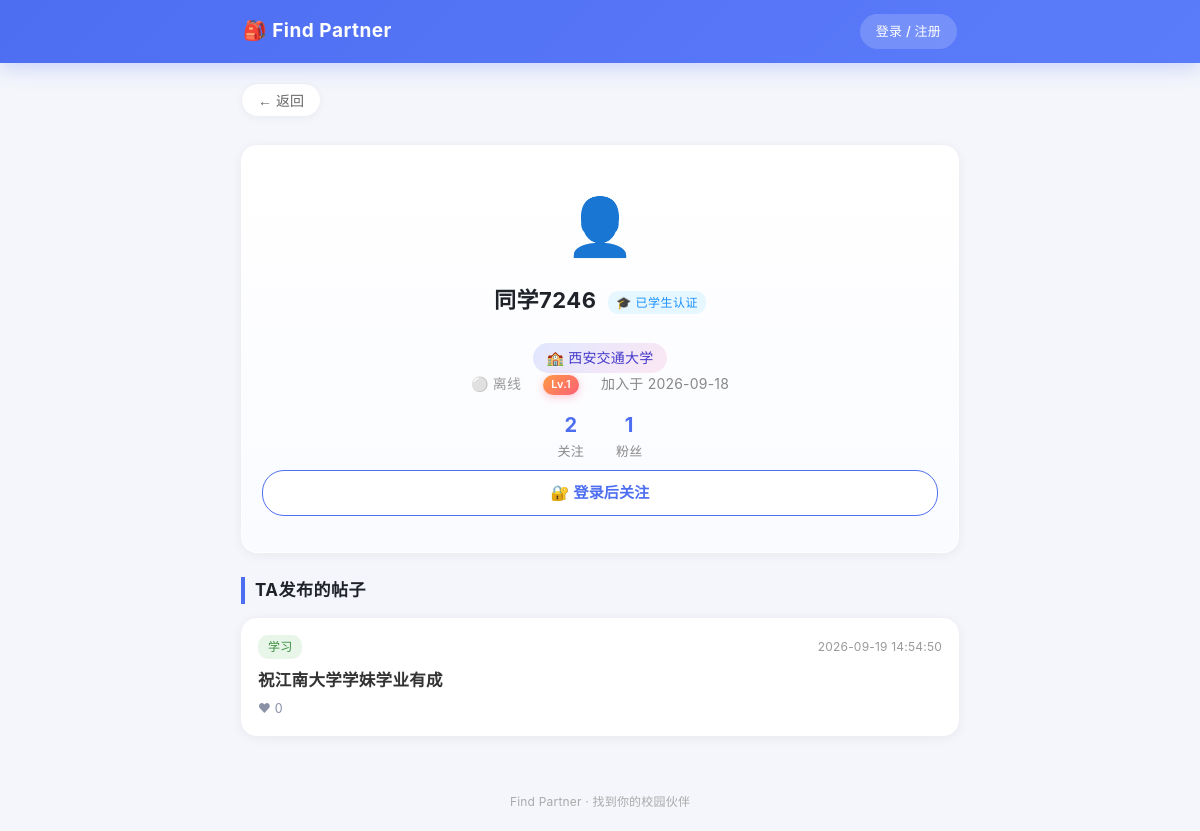
/user/2, run on the app's committed database.
### tables this page shows
CREATE TABLE users (
            id INTEGER PRIMARY KEY AUTOINCREMENT,
            phone TEXT UNIQUE NOT NULL,
            password_hash TEXT NOT NULL,
            nickname TEXT,
            create_time DATETIME DEFAULT CURRENT_TIMESTAMP
        , credit INTEGER DEFAULT 100, age INTEGER, gender TEXT, interests TEXT, bio TEXT, avatar TEXT, contact_public INTEGER DEFAULT 1, level INTEGER DEFAULT 1, exp INTEGER DEFAULT 0, student_verified INTEGER DEFAULT 0, school TEXT, student_id TEXT, real_name TEXT, last_active DATETIME, show_online INTEGER DEFAULT 1, show_school INTEGER DEFAULT 1);

CREATE TABLE posts (
            id INTEGER PRIMARY KEY AUTOINCREMENT,
            user_id INTEGER NOT NULL,
            title TEXT NOT NULL,
            category TEXT NOT NULL,
            content TEXT NOT NULL,
            contact TEXT NOT NULL,
            create_time DATETIME DEFAULT CURRENT_TIMESTAMP,
            status TINYINT DEFAULT 1,
            FOREIGN KEY (user_id) REFERENCES users(id)
        );

### app.py (the view, shortened to what this page needs)
@app.route('/user/<int:user_id>')
def user_home(user_id):
    conn = get_conn()
    c = conn.cursor()
    user = c.execute('''SELECT id, nickname, age, gender, interests, bio, credit, avatar, level, exp, create_time,
                               student_verified, school, show_online, show_school, last_active
                        FROM users WHERE id = ?''', (user_id,)).fetchone()
    if not user:
        conn.close()
        return '用户不存在'
    posts = c.execute('''
        SELECT p.id, p.title, p.category, p.create_time,
               (SELECT COUNT(*) FROM likes l WHERE l.post_id = p.id) AS like_count
        FROM posts p
        WHERE p.user_id = ? AND p.status = 1
        ORDER BY p.create_time DESC
    ''', (user_id,)).fetchall()
    following_count = c.execute('SELECT COUNT(*) AS n FROM follows WHERE follower_id = ?',
                                (user_id,)).fetchone()['n']
    fan_count = c.execute('SELECT COUNT(*) AS n FROM follows WHERE following_id = ?',
                          (user_id,)).fetchone()['n']
    is_blocked = is_following = is_mutual = False
    online_now = bool(user['show_online']) and is_online(user['last_active'])
    conn.close()
    interests = parse_interests(user['interests'] or '')
    return render_template('user.html', user=user, posts=posts,
                           interests=interests, is_blocked=is_blocked,
                           is_following=is_following, is_mutual=is_mutual,
                           online_now=online_now,
                           following_count=following_count, fan_count=fan_count,
                           is_self=(session.get('user_id') == user_id))

### app.py (called while the page is built, shortened)
def get_conn():
    conn = sqlite3.connect(DB_PATH)
    conn.row_factory = sqlite3.Row
    return conn

def parse_interests(interests_raw):
    tags = [t.strip() for t in interests_raw.replace('，', ',').split(',') if t.strip()]
    return list(dict.fromkeys(tags))

@app.before_request
def update_last_active():
    if 'user_id' in session:
        try:
            conn = get_conn()
            conn.execute('UPDATE users SET last_active = CURRENT_TIMESTAMP WHERE id = ?',
                         (session['user_id'],))
            conn.commit()
            conn.close()
        except Exception:
            pass

@app.context_processor
def inject_global_vars():
    chat_unread = 0
    return {
        'logged_in': 'user_id' in session,
        'nickname': session.get('nickname', ''),
        'avatar': session.get('avatar', ''),
        'chat_unread': chat_unread,
    }

### templates/user.html (shortened to what this page needs)
{% extends "base.html" %}
{% block content %}
<div class="profile-container">
    <div class="profile-card">
        {% if user.avatar %}
        <img src="{{ user.avatar }}" class="big-avatar center" alt="头像">
        {% else %}
        <div class="avatar">👤</div>
        {% endif %}
        <h2 class="profile-name">{{ user.nickname }}
            {% if user.student_verified %}<span class="verified-tag">🎓 已学生认证</span>{% endif %}
        </h2>
        {% if user.student_verified and user.school %}
            {% if is_self or user.show_school %}
            <div class="profile-school">🏫 {{ user.school }}</div>
            {% endif %}
        {% endif %}
        <div class="profile-detail">
            {% if online_now %}<span class="online-text">🟢 在线</span>{% else %}<span class="offline-text">⚪ 离线</span>{% endif %}
            <span><span class="level-badge">Lv.{{ user.level }}</span></span>
            <span>加入于 {{ user.create_time[:10] }}</span>
        </div>
        <div class="tieba-stats">
            <a href="/friends?tab=following" class="tieba-stat">
                <span class="tieba-stat-num">{{ following_count }}</span>
                <span class="tieba-stat-label">关注</span>
            </a>
            <a href="/friends?tab=fans" class="tieba-stat">
                <span class="tieba-stat-num">{{ fan_count }}</span>
                <span class="tieba-stat-label">粉丝</span>
            </a>
        </div>
        {% if logged_in and not is_self %}
            <button class="tieba-follow-btn big {{ 'followed' if is_following else '' }}"
                    id="user-follow-btn" onclick="toggleFollow()">
                {{ '已关注' if is_following else '+ 关注TA' }}
            </button>
            {% if is_blocked %}
            <form method="POST" action="/user/{{ user.id }}/unblock">
                <button type="submit" class="btn-secondary btn-logout">解除拉黑</button>
            </form>
            {% else %}
            <form method="POST" action="/user/{{ user.id }}/block"
                  onsubmit="return confirm('确定拉黑该用户？首页将不再显示TA的帖子，TA也不能评论你的帖子');">
                <button type="submit" class="btn-secondary btn-logout">拉黑</button>
            </form>
            {% endif %}
            {% if is_mutual %}
            <a href="/chat/{{ user.id }}" class="btn-primary btn-sm">💬 发消息</a>
            {% endif %}
        {% elif not logged_in %}
            <a href="/login?next=/user/{{ user.id }}" class="tieba-follow-btn big">🔐 登录后关注</a>
        {% endif %}
    </div>
    <h3 class="section-title">TA发布的帖子</h3>
    <div class="post-list">
        {% if posts %}
            {% for post in posts %}
            <a href="/post/{{ post.id }}" class="post-card">
                <div class="post-header">
                    <span class="post-category cat-{{ post.category }}">{{ post.category }}</span>
                    <span class="post-time">{{ post.create_time }}</span>
                </div>
                <h3 class="post-title">{{ post.title }}</h3>
                <div class="post-author">❤ {{ post.like_count }}</div>
            </a>
            {% endfor %}
        {% else %}
        <div class="empty-state"><p>TA还没有发布过帖子</p></div>
        {% endif %}
    </div>
</div>
{% endblock %}

### static/css/style.css (style rules this page uses)
* { margin: 0; padding: 0; box-sizing: border-box; }
body { font-family: -apple-system, BlinkMacSystemFont, "Segoe UI", "PingFang SC", "Hiragino Sans GB", "Microsoft YaHei", sans-serif; background-color: #f5f5f7; color: #333; line-height: 1.6; }
a { text-decoration: none; color: inherit; }
.post-list { display: flex; flex-direction: column; gap: 12px; }
.post-card { background: white; border-radius: 12px; padding: 16px; box-shadow: 0 1px 3px rgba(0,0,0,0.05); transition: transform 0.15s; }
.post-header { display: flex; justify-content: space-between; align-items: center; margin-bottom: 8px; }
.post-category { font-size: 12px; padding: 2px 10px; border-radius: 10px; font-weight: 500; }
.cat-学习 { background: #e8f5e9; color: #388e3c; }
.post-time { font-size: 12px; color: #999; }
.post-title { font-size: 16px; font-weight: 600; margin-bottom: 6px; color: #333; }
.post-author { font-size: 13px; color: #888; }
.profile-container { padding: 16px 0; }
.profile-card { background: white; border-radius: 12px; padding: 32px 16px; text-align: center; margin-bottom: 24px; }
.avatar { font-size: 56px; margin-bottom: 12px; }
.profile-name { font-size: 20px; margin-bottom: 16px; }
.section-title { font-size: 16px; margin-bottom: 12px; color: #333; }
.profile-detail { color: #888; font-size: 14px; margin-bottom: 10px; }
.profile-detail span { margin: 0 6px; }
.tieba-stats { display: flex; justify-content: center; gap: 32px; margin: 14px 0 6px; }
.tieba-stat { display: flex; flex-direction: column; align-items: center; cursor: pointer; }
.tieba-stat-num { font-size: 20px; font-weight: 700; color: #4e6ef2; }
.tieba-stat-label { font-size: 13px; color: #888; }
.tieba-follow-btn { display: inline-block; padding: 7px 22px; border-radius: 20px; border: 1px solid #4e6ef2; background: white; color: #4e6ef2; font-size: 14px; cursor: pointer; transition: all 0.2s; }
.tieba-follow-btn.big { padding: 10px 36px; font-size: 15px; margin: 8px auto 0; display: block; }
.level-badge { display: inline-block; background: linear-gradient(135deg, #4e6ef2, #3b5bdb); color: white; font-size: 11px; font-weight: 600; padding: 1px 8px; border-radius: 10px; margin-left: 6px; vertical-align: middle; }
.verified-tag { display: inline-block; background: #e6f7ff; color: #1890ff; font-size: 12px; padding: 2px 8px; border-radius: 10px; margin-left: 6px; vertical-align: middle; font-weight: normal; }
.offline-text { color: #999; }
:root { --brand: #4e6ef2; --brand-deep: #3b5bdb; --bg: #f4f6fb; --card: #ffffff; --text: #1f2329; --text-sub: #8a90a6; --line: #eef0f5; --radius: 16px; --shadow: 0 2px 12px rgba(31,35,41,0.06); --shadow-hover: 0 6px 20px rgba(31,35,41,0.10); }
body { background-color: var(--bg); color: var(--text); -webkit-font-smoothing: antialiased; letter-spacing: 0.2px; }
.post-card, .my-post-card, .detail-card, .tieba-user-card, .chat-item, .auth-card, .profile-card, .publish-container { border-radius: var(--radius); box-shadow: var(--shadow); border: 1px solid rgba(255,255,255,0.8); transition: box-shadow .25s ease, transform .25s ease; }
.post-title { font-size: 16.5px; font-weight: 600; letter-spacing: 0.3px; }
.post-author { color: var(--text-sub); font-size: 12.5px; }
.section-title { font-size: 17px; font-weight: 700; color: var(--text); margin: 20px 0 14px; padding-left: 10px; border-left: 4px solid var(--brand); letter-spacing: 0.5px; }
.profile-card { padding: 36px 20px; background: linear-gradient(180deg, #ffffff 0%, #fafbff 100%); }
.profile-name { font-size: 22px; letter-spacing: 0.5px; }
.tieba-follow-btn { border-radius: 22px; padding: 8px 24px; font-weight: 600; transition: all .2s; }
.level-badge { background: linear-gradient(135deg, #ff9a44, #fc6076); box-shadow: 0 2px 8px rgba(252,96,118,0.35); }
.post-card, .chat-item, .tieba-user-card { animation: fadeUp .3s ease; }
.profile-school { display:inline-block; margin-top:8px; padding:4px 14px; background:linear-gradient(135deg,#e0e7ff,#fce7f3); color:#4338ca; border-radius:20px; font-size:14px; font-weight:500; }

### data on the page
users: nickname "同学7246", school "西安交通大学", level "1", create_time "2026-09-18"
posts: category "学习", create_time "2026-09-19 14:54:50", title "祝江南大学学妹学业有成", like_count "0"

### other printed values
{{ following_count }} "2"
{{ fan_count }} "1"
